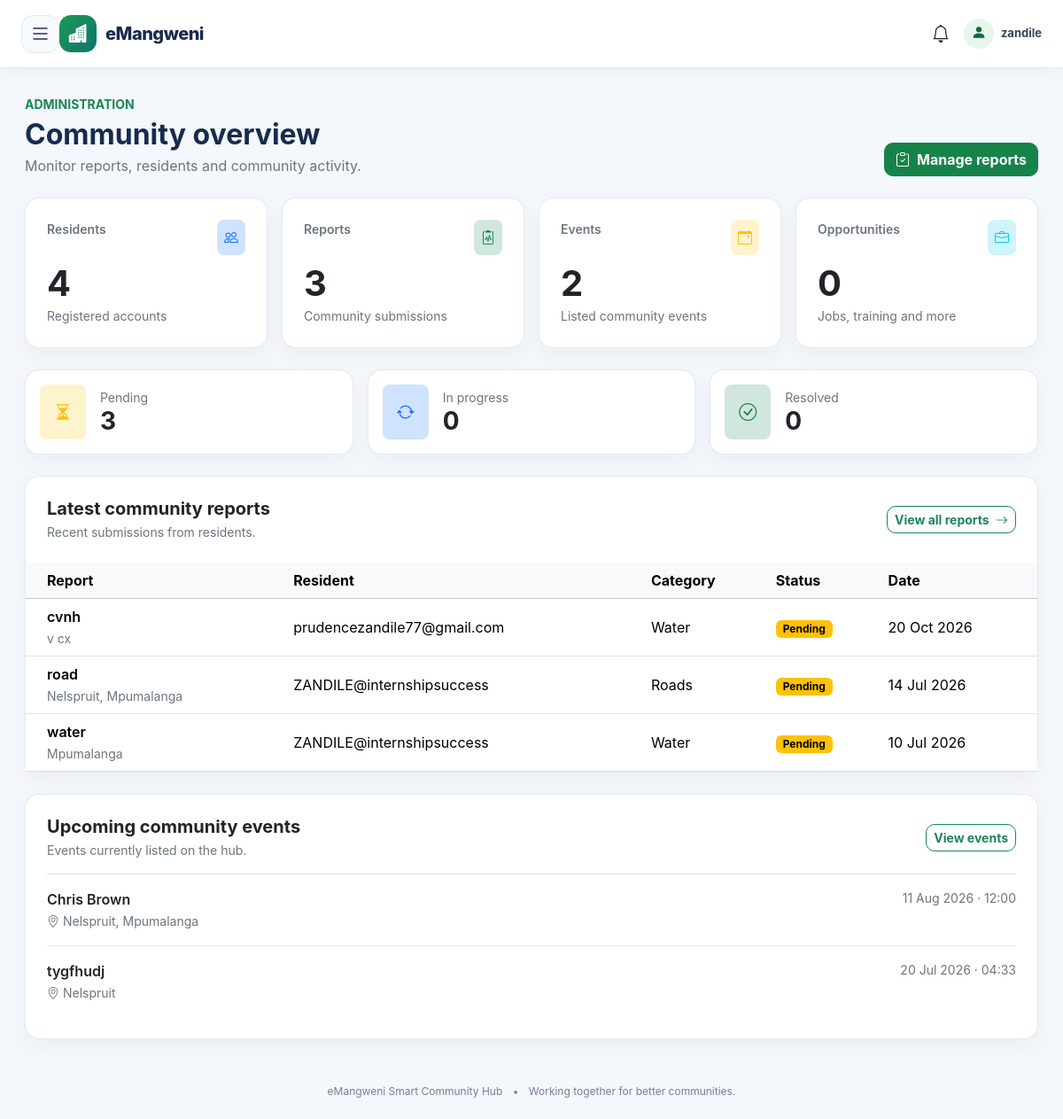
Page /admin-portal/ (signed in) on the committed database.
### issues/models.py (models this page shows, shortened)
class Issue(models.Model):
    CATEGORY_CHOICES = [
        ("Water", "Water"),
        ("Electricity", "Electricity"),
        ("Roads", "Roads"),
        ("Crime", "Crime"),
        ("Dumping", "Illegal Dumping"),
    ]
    STATUS_CHOICES = [
        ("Pending", "Pending"),
        ("In Progress", "In Progress"),
        ("Resolved", "Resolved"),
    ]
    user = models.ForeignKey(
        User,
        on_delete=models.CASCADE
    )
    title = models.CharField(max_length=200)
    description = models.TextField()
    category = models.CharField(
        max_length=50,
        choices=CATEGORY_CHOICES
    )
    location = models.CharField(max_length=200)
    image = models.ImageField(
        upload_to="issues/",
        blank=True,
        null=True
    )
    status = models.CharField(
        max_length=50,
        choices=STATUS_CHOICES,
        default="Pending"
    )
    created_at = models.DateTimeField(auto_now_add=True)
    class Meta:
        ordering = ["-created_at"]

### events/models.py (models this page shows, shortened)
class Event(models.Model):
    title = models.CharField(max_length=200)
    description = models.TextField()
    location = models.CharField(max_length=200)
    event_date = models.DateField()
    event_time = models.TimeField()
    image = models.ImageField(
        upload_to="events/",
        blank=True,
        null=True,
    )
    organizer = models.ForeignKey(
        User,
        on_delete=models.CASCADE,
    )
    created_at = models.DateTimeField(
        auto_now_add=True
    )
    class Meta:
        ordering = ["event_date"]

### admin_portal/views.py (the view)
# urls.py: path("", views.dashboard, name="admin-portal-dashboard"),
@staff_member_required(login_url="login")
def dashboard(request):
    context = {
        "users_count": User.objects.count(),
        "issues_count": Issue.objects.count(),
        "events_count": Event.objects.count(),
        "opportunities_count": Opportunity.objects.count(),
        "pending_count": Issue.objects.filter(status="Pending").count(),
        "progress_count": Issue.objects.filter(status="In Progress").count(),
        "resolved_count": Issue.objects.filter(status="Resolved").count(),
        "recent_issues": Issue.objects.select_related("user").order_by("-created_at")[:8],
        "recent_events": Event.objects.select_related("organizer").order_by("-event_date")[:5],
    }
    return render(request, "admin_portal/dashboard.html", context)

### notifications/context_processors.py (called while the page is built)
def unread_notifications(request):
    if not request.user.is_authenticated:
        return {"unread_notifications": 0}
    return {
        "unread_notifications": Notification.objects.filter(
            user=request.user,
            is_read=False,
        ).count()
    }

### admin_portal/templates/admin_portal/dashboard.html (shortened to what this page needs)
{% extends "base/base.html" %}
{% block content %}
<div class="container-fluid px-0">
    <div class="d-flex flex-wrap justify-content-between align-items-end gap-3 mb-4">
        <div>
            <span class="text-uppercase fw-bold small text-success">Administration</span>
            <h1 class="h2 fw-bold mb-1 mt-1">Community overview</h1>
            <p class="text-secondary mb-0">Monitor reports, residents and community activity.</p>
        </div>
        <a class="btn btn-primary" href="{% url 'admin-issues' %}"><i class="bi bi-clipboard-check me-2"></i>Manage reports</a>
    </div>
    <div class="row g-3 mb-4">
        <div class="col-6 col-xl-3"><div class="card h-100"><div class="card-body p-4"><div class="d-flex justify-content-between"><span class="text-secondary small fw-semibold">Residents</span><span class="rounded-3 bg-primary-subtle text-primary p-2"><i class="bi bi-people"></i></span></div><div class="display-6 fw-bold mt-2">{{ users_count }}</div><small class="text-secondary">Registered accounts</small></div></div></div>
        <div class="col-6 col-xl-3"><div class="card h-100"><div class="card-body p-4"><div class="d-flex justify-content-between"><span class="text-secondary small fw-semibold">Reports</span><span class="rounded-3 bg-success-subtle text-success p-2"><i class="bi bi-clipboard2-pulse"></i></span></div><div class="display-6 fw-bold mt-2">{{ issues_count }}</div><small class="text-secondary">Community submissions</small></div></div></div>
        <div class="col-6 col-xl-3"><div class="card h-100"><div class="card-body p-4"><div class="d-flex justify-content-between"><span class="text-secondary small fw-semibold">Events</span><span class="rounded-3 bg-warning-subtle text-warning p-2"><i class="bi bi-calendar-event"></i></span></div><div class="display-6 fw-bold mt-2">{{ events_count }}</div><small class="text-secondary">Listed community events</small></div></div></div>
        <div class="col-6 col-xl-3"><div class="card h-100"><div class="card-body p-4"><div class="d-flex justify-content-between"><span class="text-secondary small fw-semibold">Opportunities</span><span class="rounded-3 bg-info-subtle text-info p-2"><i class="bi bi-briefcase"></i></span></div><div class="display-6 fw-bold mt-2">{{ opportunities_count }}</div><small class="text-secondary">Jobs, training and more</small></div></div></div>
    </div>
    <div class="row g-3 mb-4">
        <div class="col-md-4"><div class="card h-100"><div class="card-body p-3 d-flex align-items-center gap-3"><span class="rounded-3 bg-warning-subtle text-warning p-3"><i class="bi bi-hourglass-split fs-5"></i></span><div><div class="text-secondary small">Pending</div><div class="h3 fw-bold mb-0">{{ pending_count }}</div></div></div></div></div>
        <div class="col-md-4"><div class="card h-100"><div class="card-body p-3 d-flex align-items-center gap-3"><span class="rounded-3 bg-primary-subtle text-primary p-3"><i class="bi bi-arrow-repeat fs-5"></i></span><div><div class="text-secondary small">In progress</div><div class="h3 fw-bold mb-0">{{ progress_count }}</div></div></div></div></div>
        <div class="col-md-4"><div class="card h-100"><div class="card-body p-3 d-flex align-items-center gap-3"><span class="rounded-3 bg-success-subtle text-success p-3"><i class="bi bi-check-circle fs-5"></i></span><div><div class="text-secondary small">Resolved</div><div class="h3 fw-bold mb-0">{{ resolved_count }}</div></div></div></div></div>
    </div>
    <section class="card mb-4">
        <div class="card-body p-0">
            <div class="p-4 d-flex flex-wrap justify-content-between align-items-center gap-2">
                <div><h2 class="h5 fw-bold mb-1">Latest community reports</h2><p class="text-secondary small mb-0">Recent submissions from residents.</p></div>
                <a href="{% url 'admin-issues' %}" class="btn btn-outline-success btn-sm">View all reports <i class="bi bi-arrow-right ms-1"></i></a>
            </div>
            <div class="table-responsive">
                <table class="table align-middle mb-0">
                    <thead class="table-light"><tr><th class="ps-4">Report</th><th>Resident</th><th>Category</th><th>Status</th><th>Date</th></tr></thead>
                    <tbody>
                    {% for issue in recent_issues %}
                        <tr><td class="ps-4"><div class="fw-semibold">{{ issue.title }}</div><small class="text-secondary">{{ issue.location }}</small></td><td>{{ issue.user.username }}</td><td>{{ issue.category }}</td><td><span class="badge {% if issue.status == 'Resolved' %}text-bg-success{% elif issue.status == 'In Progress' %}text-bg-primary{% else %}text-bg-warning{% endif %}">{{ issue.status }}</span></td><td>{{ issue.created_at|date:"d M Y" }}</td></tr>
                    {% empty %}
                        <tr><td colspan="5" class="text-center py-5 text-secondary">No community reports have been submitted yet.</td></tr>
                    {% endfor %}
                    </tbody>
                </table>
            </div>
        </div>
    </section>
    <section class="card">
        <div class="card-body p-4">
            <div class="d-flex justify-content-between align-items-center mb-3"><div><h2 class="h5 fw-bold mb-1">Upcoming community events</h2><p class="text-secondary small mb-0">Events currently listed on the hub.</p></div><a href="{% url 'admin-events' %}" class="btn btn-outline-success btn-sm">View events</a></div>
            {% for event in recent_events %}
                <div class="d-flex flex-wrap justify-content-between gap-2 border-top py-3"><div><div class="fw-semibold">{{ event.title }}</div><small class="text-secondary"><i class="bi bi-geo-alt me-1"></i>{{ event.location }}</small></div><div class="text-secondary small">{{ event.event_date|date:"d M Y" }} · {{ event.event_time|time:"H:i" }}</div></div>
            {% empty %}<p class="text-secondary mb-0">No events have been added yet.</p>{% endfor %}
        </div>
    </section>
</div>
{% endblock %}

### templates/base/base.html (shortened to what this page needs)
{% load static %}
<!DOCTYPE html>
<html lang="en">
<head>
    <link href="https://cdn.jsdelivr.net/npm/bootstrap@5.3.7/dist/css/bootstrap.min.css" rel="stylesheet">
    <link rel="stylesheet" href="https://cdn.jsdelivr.net/npm/bootstrap-icons@1.11.3/font/bootstrap-icons.min.css">
</head>
<body>
<div id="navbar-wrapper">
    <nav class="navbar navbar-expand-lg navbar-light">
        <div class="container-fluid px-3 px-lg-4">
            {% if user.is_authenticated %}
                <button id="menu-btn" type="button" aria-label="Open navigation menu"
                        aria-controls="sidebar" aria-expanded="false">
                    <i class="bi bi-list"></i>
                </button>
                {% if user.is_staff %}
                    <a class="navbar-brand" href="{% url 'admin-portal-dashboard' %}">
                {% else %}
                    <a class="navbar-brand" href="{% url 'dashboard' %}">
                {% endif %}
                    <span class="navbar-brand-icon"><i class="bi bi-buildings-fill"></i></span>
                    <span>eMangweni</span>
                </a>
                <div class="ms-auto d-flex align-items-center gap-3">
                    {% if user.is_staff %}
                        <a href="{% url 'admin-notifications' %}" class="position-relative text-decoration-none text-dark" aria-label="Open admin notifications">
                            <i class="bi bi-bell fs-5"></i>
                        </a>
                    {% endif %}
                    <span class="navbar-user">
                        <span class="navbar-user-icon"><i class="bi bi-person-fill"></i></span>
                        <span class="username-label">{{ user.get_short_name|default:user.username }}</span>
                    </span>
                </div>
            {% endif %}
        </div>
    </nav>
</div>
<main class="page-content" id="content">
    {% block content %}{% endblock %}
</main>
<footer class="app-footer">
    <span>eMangweni Smart Community Hub</span>
    <span class="mx-2">•</span>
    <span>Working together for better communities.</span>
</footer>
</body>
</html>

### templates/base/base.html (style rules this page uses)
:root { --hub-ink: #172b4d; --hub-muted: #64748b; --hub-green: #16834a; --hub-green-dark: #11683b; --hub-bg: #f4f7fb; --hub-border: #e4eaf1; --hub-sidebar: #102033; --hub-sidebar-soft: #182d43; }
*, *::before, *::after { box-sizing: border-box; }
html { scroll-behavior: smooth; }
body { margin: 0; background: var(--hub-bg); color: var(--hub-ink); font-family: Inter, "Segoe UI", Roboto, Arial, sans-serif; overflow-x: hidden; }
a { text-underline-offset: 3px; }
.navbar { position: sticky; top: 0; z-index: 1030; min-height: 76px; padding: 12px 0; background: rgba(255,255,255,.96) !important; border-bottom: 1px solid var(--hub-border); box-shadow: 0 4px 18px rgba(15, 35, 60, .04); backdrop-filter: blur(12px); }
.navbar-brand { display: inline-flex; align-items: center; gap: 10px; color: var(--hub-ink) !important; font-size: 20px; font-weight: 800; letter-spacing: -.5px; }
.navbar-brand-icon { display: inline-grid; width: 42px; height: 42px; place-items: center; border-radius: 13px; background: linear-gradient(135deg, #1c9957, #0c7668); color: white; font-size: 21px; }
#menu-btn { display: inline-grid; width: 43px; height: 43px; flex-shrink: 0; place-items: center; padding: 0; border: 1px solid var(--hub-border); border-radius: 13px; background: #f7fafc; color: var(--hub-ink); transition: background .2s, color .2s, border-color .2s; }
#menu-btn i { font-size: 24px; line-height: 1; }
.navbar-user { display: inline-flex; align-items: center; gap: 8px; color: #34465c; font-size: 13px; font-weight: 700; }
.navbar-user-icon { display: inline-grid; width: 34px; height: 34px; place-items: center; border-radius: 50%; background: #e7f5ec; color: var(--hub-green-dark); font-size: 17px; }
.page-content { min-height: calc(100vh - 76px); padding: 28px; transition: margin-left .28s ease; }
.app-footer { padding: 22px 16px; color: #738196; text-align: center; font-size: 12px; }
.card { border: 1px solid rgba(222, 230, 239, .8); border-radius: 16px; box-shadow: 0 8px 24px rgba(21, 42, 69, .045); }
.btn { border-radius: 10px; font-weight: 650; }
.btn-primary { --bs-btn-bg: var(--hub-green); --bs-btn-border-color: var(--hub-green); --bs-btn-hover-bg: var(--hub-green-dark); --bs-btn-hover-border-color: var(--hub-green-dark); }
@media (min-width: 992px) { #navbar-wrapper { transition: margin-left .28s ease, width .28s ease; } }

### rows in the picture
Issue: title "cvnh", location "v cx", user.username "prudencezandile77@gmail.com", category "Water", status "Pending", created_at "20 Oct 2026"
Issue: title "road", location "Nelspruit, Mpumalanga", user.username "ZANDILE@internshipsuccess", category "Roads", status "Pending", created_at "14 Jul 2026"
Issue: title "water", location "Mpumalanga", user.username "ZANDILE@internshipsuccess", category "Water", status "Pending", created_at "10 Jul 2026"
Event: title "Chris Brown", location "Nelspruit, Mpumalanga", event_date "11 Aug 2026", event_time "12:00"
Event: title "tygfhudj", location "Nelspruit", event_date "20 Jul 2026", event_time "04:33"

### other values in the picture
{{ user.get_short_name|default:user.username }} "zandile"
{{ users_count }} "4"
{{ issues_count }} "3"
{{ events_count }} "2"
{{ opportunities_count }} "0"
{{ pending_count }} "3"
{{ progress_count }} "0"
{{ resolved_count }} "0"
